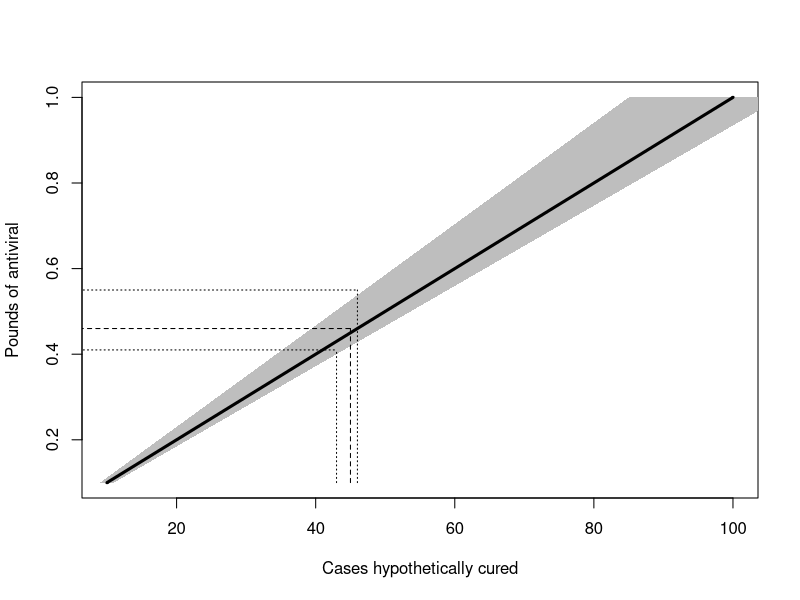
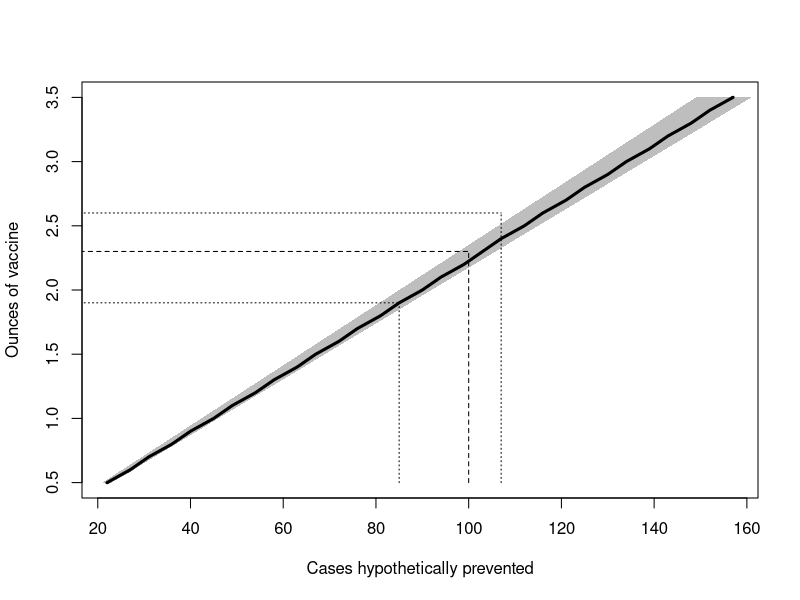

Generate these figures, in order, with R:
#################
# An ounce of prevention is worth a pound of cure
# Citation: Goldstein ND, LeVasseur MT. One Ounce of COVID-19 Prevention is Worth 0.46 Pounds of Cure. Manuscript in preparation.
# 10/12/22 -- Neal Goldstein
#################

#vaccination (assumed for Pfizer shot: https://labeling.pfizer.com/ShowLabeling.aspx?id=16351&format=pdf)
comirnaty = 0.3 #ml
comirnaty_doses = 2
saline_density = 1.0046 #g/mL https://www.answers.com/chemistry/What_is_the_density_of_normal_saline
prevention_oz = comirnaty*comirnaty_doses*0.03519508*saline_density
comirnaty_efficacy = 0.95 #study 2 endpoint
comirnaty_efficacy_lo = 0.903
comirnaty_efficacy_hi = 0.976

#paxlovid (https://labeling.pfizer.com/ShowLabeling.aspx?id=16474)
nirmatrelvir = 300 #mg
ritonavir = 100 #mg
paxlovid_dose = 2*5 #bd for 5 days
cure_lb = (nirmatrelvir+ritonavir)*paxlovid_dose*2.204623e-6
paxlovid_efficacy = 0.88 #primary endpoint in mITT1
paxlovid_efficacy_lo = 0.75
paxlovid_efficacy_hi = 0.94

#how many cases can be prevented with 1 oz
ppl_prev = round(1/prevention_oz*comirnaty_efficacy)
ppl_prev_lo = round(1/prevention_oz*comirnaty_efficacy_lo)
ppl_prev_hi = round(1/prevention_oz*comirnaty_efficacy_hi)

#how many people can be 'cured' with 1 lb?
ppl_cure = round(1/cure_lb*paxlovid_efficacy)
ppl_cure_lo = round(1/cure_lb*paxlovid_efficacy_lo)
ppl_cure_hi = round(1/cure_lb*paxlovid_efficacy_hi)


### ANALYSIS 1: how many pounds of cure is worth 1 oz of prevention? ###

sen = seq(0.1,1,by=0.01)
ppl_cure_sen = round(sen/cure_lb*paxlovid_efficacy)
ppl_cure_sen_lo = round(sen/cure_lb*paxlovid_efficacy_lo)
ppl_cure_sen_hi = round(sen/cure_lb*paxlovid_efficacy_hi)

#when does cure > prevention
indx = min(which(ppl_cure_sen>ppl_prev))
indx_lo = min(which(ppl_cure_sen_hi>ppl_prev_lo))
indx_hi = min(which(ppl_cure_sen_lo>ppl_prev_hi))
sen[indx]
sen[indx_lo]
sen[indx_hi]

#plot results
plot(x=ppl_cure_sen, y=sen, xlab="Cases hypothetically cured", ylab="Pounds of antiviral", type="l", lwd=3)
polygon(x=c(min(ppl_cure_sen_hi),max(ppl_cure_sen_hi),max(ppl_cure_sen_lo),min(ppl_cure_sen_lo)), y=c(min(sen),max(sen),max(sen),min(sen)), col="gray", border=NA)
#lines(x=ppl_prev_sen_lo, y=sen)
#lines(x=ppl_prev_sen_hi, y=sen)
lines(x=ppl_cure_sen, y=sen, lwd=3)
lines(x=c(ppl_prev,ppl_prev), y=c(min(sen),sen[indx]), lty=2)
lines(x=c(0,ppl_prev), y=c(sen[indx],sen[indx]), lty=2)
lines(x=c(ppl_prev_lo,ppl_prev_lo), y=c(min(sen),sen[indx_lo]), lty=3)
lines(x=c(0,ppl_prev_lo), y=c(sen[indx_lo],sen[indx_lo]), lty=3)
lines(x=c(ppl_prev_hi,ppl_prev_hi), y=c(min(sen),sen[indx_hi]), lty=3)
lines(x=c(0,ppl_prev_hi), y=c(sen[indx_hi],sen[indx_hi]), lty=3)
#abline(v=ppl_prev, lty=2)
#abline(v=ppl_prev_lo, lty=3)
#abline(v=ppl_prev_hi, lty=3)


### ANALYSIS 2: how many ounces of prevention is worth 1 lb of cure? ###

sen = seq(0.5,3.5,by=0.1)
ppl_prev_sen = round(sen/prevention_oz*comirnaty_efficacy)
ppl_prev_sen_lo = round(sen/prevention_oz*comirnaty_efficacy_lo)
ppl_prev_sen_hi = round(sen/prevention_oz*comirnaty_efficacy_hi)

#when does prevention > cure
indx = min(which(ppl_prev_sen>ppl_cure))
indx_lo = min(which(ppl_prev_sen_hi>ppl_cure_lo))
indx_hi = min(which(ppl_prev_sen_lo>ppl_cure_hi))
sen[indx]
sen[indx_lo]
sen[indx_hi]

#plot results
plot(x=ppl_prev_sen, y=sen, xlab="Cases hypothetically prevented", ylab="Ounces of vaccine", type="l", lwd=3)
polygon(x=c(min(ppl_prev_sen_hi),max(ppl_prev_sen_hi),max(ppl_prev_sen_lo),min(ppl_prev_sen_lo)), y=c(min(sen),max(sen),max(sen),min(sen)), col="gray", border=NA)
#lines(x=ppl_prev_sen_lo, y=sen)
#lines(x=ppl_prev_sen_hi, y=sen)
lines(x=ppl_prev_sen, y=sen, lwd=3)
lines(x=c(ppl_cure,ppl_cure), y=c(min(sen),sen[indx]), lty=2)
lines(x=c(0,ppl_cure), y=c(sen[indx],sen[indx]), lty=2)
lines(x=c(ppl_cure_lo,ppl_cure_lo), y=c(min(sen),sen[indx_lo]), lty=3)
lines(x=c(0,ppl_cure_lo), y=c(sen[indx_lo],sen[indx_lo]), lty=3)
lines(x=c(ppl_cure_hi,ppl_cure_hi), y=c(min(sen),sen[indx_hi]), lty=3)
lines(x=c(0,ppl_cure_hi), y=c(sen[indx_hi],sen[indx_hi]), lty=3)
#abline(v=ppl_cure, lty=2)
#abline(v=ppl_cure_lo, lty=3)
#abline(v=ppl_cure_hi, lty=3)
